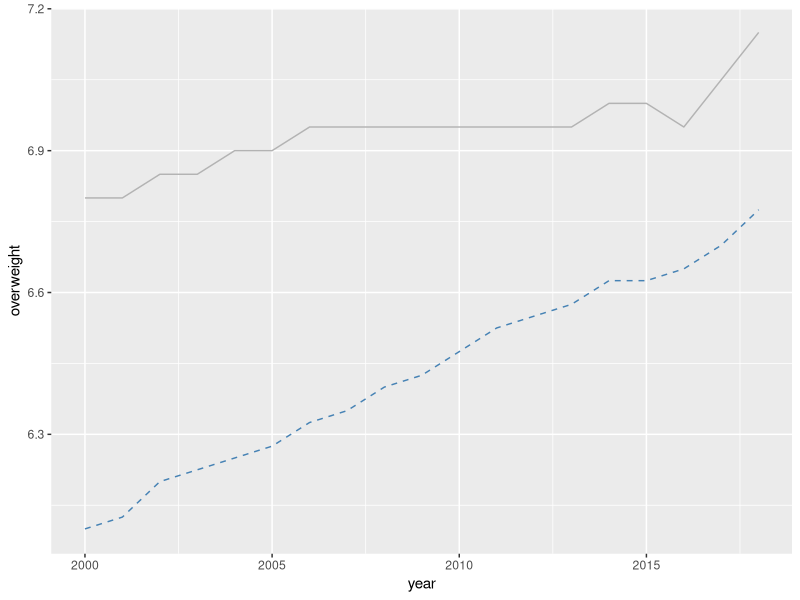
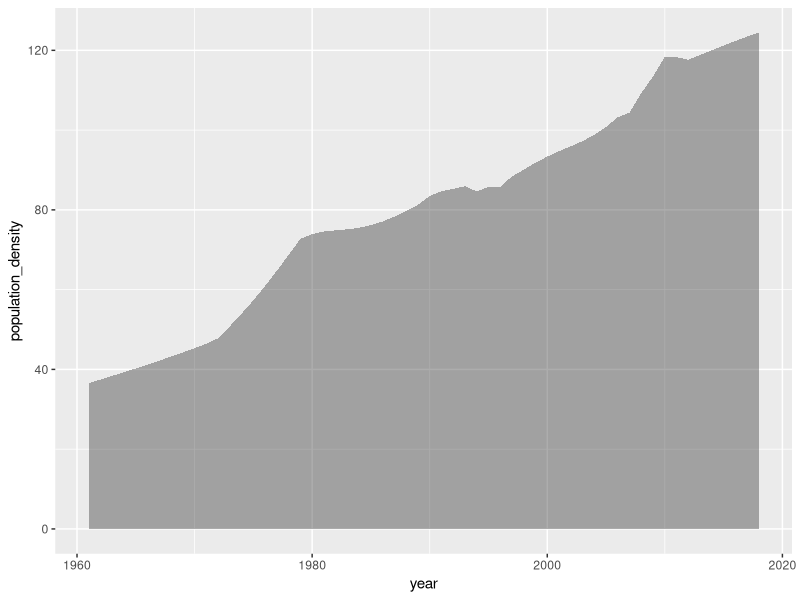
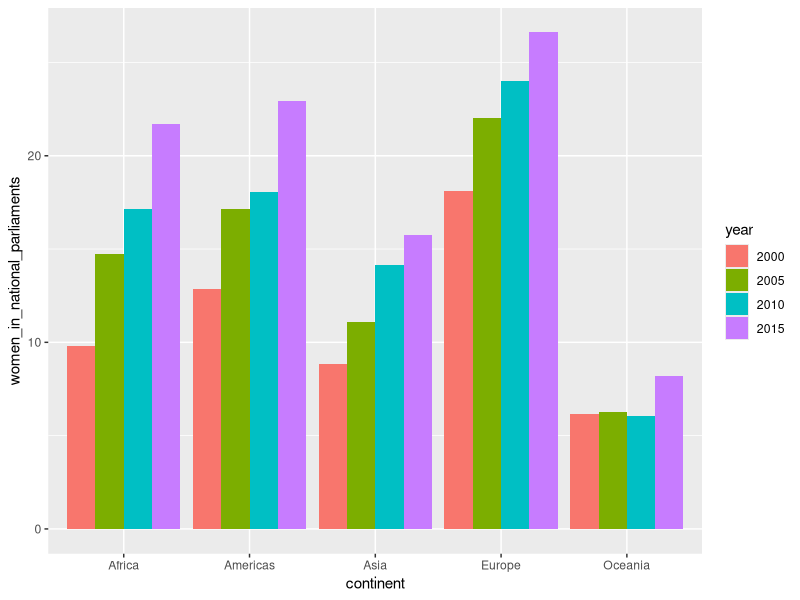

Reproduce these figures in R, in order.
library(tidyverse)

world_bank_countries <- read_csv("data/world_bank_countries.csv")


# How have obesity rates changed in these countries?
world_bank_countries %>% 
  filter(country %in% c("United States", "Germany", "China", "Mexico")) %>% 
  ggplot(aes(x = year, y = overweight)) +
  stat_summary(
    geom = "line",
    fun = "mean",
    fun.args = list(na.rm = TRUE),
    linetype = "dashed",
    color = "steelblue"
  ) +
  stat_summary(
    geom = "line",
    fun = "median",
    fun.args = list(na.rm = TRUE),
    linetype = "solid",
    color = "grey70"
  )


# Has the population density in Asia increased over time?
world_bank_countries %>% 
  filter(continent == "Asia") %>% 
  ggplot(aes(x = year, y = population_density)) +
  stat_summary(
    geom = "area",
    fun = "median",
    alpha = .4
  )


# How many women are in parliaments?
world_bank_countries %>% 
  filter(year %in% seq(1995, 2015, 5)) %>% 
  mutate(year = as.factor(year)) %>% 
  ggplot(aes(x = continent, y = women_in_national_parliaments)) +
  stat_summary(
    geom = "bar",
    fun = "mean",
    position = position_dodge(),
    mapping = aes(fill = year)
  )


